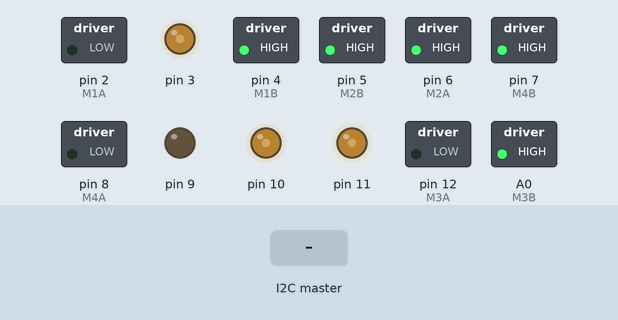
The sketch below on a simulated Arduino Uno, built with avr-gcc and run on an emulated ATmega328P. Parts: switched loads named in the sketch (green lamp = pin HIGH), output pins drawn as LEDs (lit = HIGH). The test bench sets the inputs (shaded band). What the sketch prints to the serial monitor is not drawn.

Above: at 3.2 s.
3.3 s: the I2C master sends the byte 90
At 4.1 s:
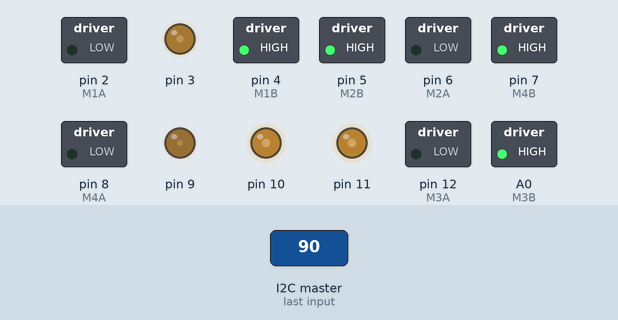
4.8 s: the I2C master sends the byte 200
At 5.2 s:
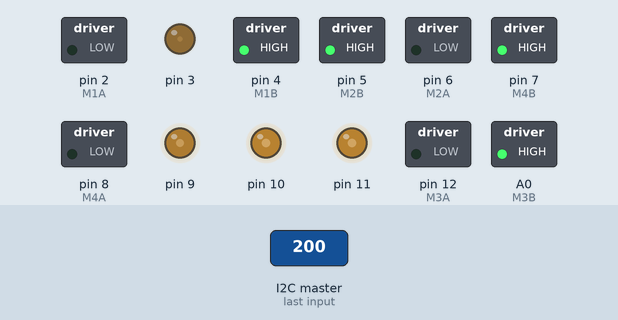
Timing chart, 0 to 7.8 s (numbered marks = the images above; inputs shaded):
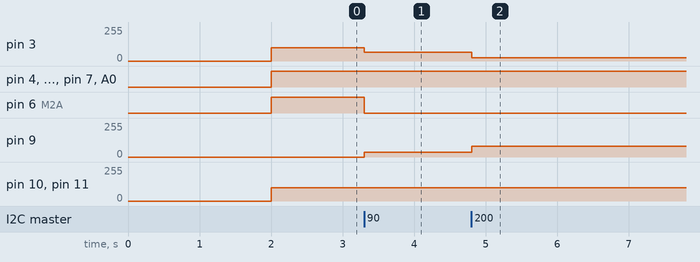

The sketch:

NanoTire.ino
```cpp
#include <Wire.h>
#include"MovingAverage.h"
#include "Omni.h"

const int M1A = 2;
const int M1B = 4;
const int M1PWM = 3;

const int M2A = 6;
const int M2B = 5;
const int M2PWM = 9;

const int M3A = 12;
const int M3B = A0;
const int M3PWM = 11;

const int M4A = 8;
const int M4B = 7;
const int M4PWM = 10;

const int AverageSize = 100;

Omni motorFR(M1A , M1B , M1PWM , PI / 4, false); //1
Omni motorBR(M2A , M2B , M2PWM , PI * 7 / 4, false); //2
Omni motorBL(M3A , M3B , M3PWM , PI * 5 / 4, false); //3
Omni motorFL(M4A , M4B , M4PWM, PI * 3 / 4, false); //4

int leftHatX, leftHatY, rightHatX;

int power1, power2, power3, power4;

MovingAverage average1(AverageSize);
MovingAverage average2(AverageSize);
MovingAverage average4(AverageSize);

void setup() {
  delay(2000);
  Serial.begin(115200);
  Wire.begin(10);
  Wire.onReceive(REvent);
  pinMode(M1A, OUTPUT);
  pinMode(M1B, OUTPUT);
  pinMode(M2A, OUTPUT);
  pinMode(M2B, OUTPUT);
  pinMode(M3A, OUTPUT);
  pinMode(M3B, OUTPUT);
  pinMode(M4A, OUTPUT);
  pinMode(M4B, OUTPUT);

}

void loop() {

  int rightHat_x =  map(rightHatX, 0, 255, -255, 255);
  int leftHat_x =  -map(leftHatX, 0, 255, -255, 255);
  int leftHat_y =  -map(leftHatY, 0, 255, -255, 255);

  power1 = motorFR.drive(leftHat_x, leftHat_y, rightHat_x);
  power2 = motorBR.drive(leftHat_x, leftHat_y, rightHat_x);
  power3 = motorBL.drive(leftHat_x, leftHat_y, rightHat_x);
  power4 = motorFL.drive(leftHat_x, leftHat_y, rightHat_x);

  motorFR.Run(power1);
  motorBR.Run(power2);
  motorBL.Run(power3);
  motorFL.Run(power4);

  /*Serial.print(motorFR.drive(leftHat_x, leftHat_y, rightHat_x));
    Serial.print("\t");
    Serial.print(motorBR.drive(leftHat_x, leftHat_y, rightHat_x));
    Serial.print("\t");
    Serial.print(motorBL.drive(leftHat_x, leftHat_y, rightHat_x));
    Serial.print("\t");
    Serial.print(motorFL.drive(leftHat_x, leftHat_y, rightHat_x));
    Serial.println("\t");
  */

}

void REvent(int Many) {
  while (Wire.available()) {
    leftHatX  = Wire.read();
    leftHatY  = Wire.read();
    rightHatX  = Wire.read();
  }
}
```

MovingAverage.h
```cpp
/**
        @file   MovingAverage.h
        @brief  移動平均クラス
        @auther 谷川　豊章
        @date   2016/9/15
*/


#ifndef DEF_MovingAverage_H
#define DEF_MovingAverage_H

#include <arduino.h>

/**     移動平均クラス
*/
class MovingAverage {

    int* data;      ///< 平均を取るデータ
    int dataSize;   ///< 平均を取るデータのサイズ

    int writeIndex; ///< 次の値のdataへの書き込み場所

    long sum;       ///dataに保存されているデータの合計値

  public:

    /**     コンストラクタ
            @param  dataSize    [in]移動平均するデータの個数
    */
    MovingAverage(int dataSize) : dataSize( max(dataSize, 1) ), writeIndex(0), sum(0)
    {
      data = new int[dataSize];
      for (int i = 0; i < dataSize; i++) {
        data[i] = 0;
      }
    }

    /**     ディストラクタ
    */
    ~MovingAverage() {
      delete[] data;
    }

    /**     値の更新
            @param  value   [in]移動平均するデータ
    */
    void Update(int value) {
      sum -= data[writeIndex];    //取り除くデータの値分だけ合計から取り除く
      data[writeIndex++] = value; //データを更新する
      sum += value;               //合計値に更新した値を追加する

      if (writeIndex >= dataSize)
        writeIndex = 0;
    }

    /**     平均値の取得
            @return     平均値
    */
    double GetValue() {
      return double(sum) / double(dataSize);
    }
};


#endif
```

Omni.h
```cpp
#pragma once

const int MaxPower = 100;


class Omni {
  public:
    Omni(int pin_A, int pin_B, int pin_Pwm, double angle, bool on_off);
    double caluculateAngle(double joystickHat_L_X, double joystickHat_L_Y, double joystickHat_R_X);
    int caluculatePower(double joystickHat_L_X, double joystickHat_L_Y);
    void setUpBorder(int borderValue) {
      border = borderValue;
    }
    int drive(double joystickHat_L_X, double joystickHat_L_Y, double joystickHat_R_X);
    void Run(int motorpower);
  private:
    int pinA;
    int pinB;
    int pinPwm;
    int border = 20;
    int motorPower;
    double joystickAngle;
    double motorAngle;
    double rotationCorrection;
    bool on_off;                 // 回転補正するやつのonOff決めるやつ
};

Omni::Omni(int pin_A, int pin_B, int pin_Pwm, double angle, bool on_or_off) {
  pinA   = pin_A;
  pinB   = pin_B;
  pinPwm = pin_Pwm;
  motorAngle = angle;
  on_off = on_or_off;
}

int Omni::caluculatePower(double joystickHat_L_X, double joystickHat_L_Y) {
  //motorPower = constrain(joystickHat_L_Y, joystickHat_L_X, 255+border);
  motorPower = sqrt( square(joystickHat_L_X) + square(joystickHat_L_Y) );
  motorPower = map(motorPower, 0, 357, 0, MaxPower);

  return motorPower;
}

double Omni::caluculateAngle(double joystickHat_L_X, double joystickHat_L_Y, double joystickHat_R_X) {

  const double rotationParameter = 0.01;
  static double rotationSum = 0;
  static bool judgement_now = false;
  static bool judgement_old = false;

  joystickAngle = atan2(joystickHat_L_Y, joystickHat_L_X);
  if (joystickAngle < 0)
    joystickAngle += 2 * PI;

  if (on_off == true) {
    if (border < abs(joystickHat_R_X)) {
      joystickAngle -= joystickHat_R_X * rotationParameter;
      rotationSum += joystickHat_R_X * rotationParameter;
      judgement_now = true;
    }
    else {
      judgement_now = false;
    }

    if (judgement_now == false && judgement_old == true) {
      joystickAngle += rotationSum;
      rotationSum = 0;
    }
    judgement_old = judgement_now;
  }

  return joystickAngle;
}


int Omni::drive(double joystickHat_L_X, double joystickHat_L_Y, double joystickHat_R_X) {

  caluculatePower(joystickHat_L_X, joystickHat_L_Y);
  caluculateAngle(joystickHat_L_X, joystickHat_L_Y, joystickHat_R_X);

  joystickHat_R_X = map(joystickHat_R_X, -127, 127, -MaxPower, MaxPower);
  if (motorPower < border)
    motorPower = 0;
  else if (motorPower >= border)
    motorPower = motorPower * sin(joystickAngle - motorAngle);

  if (abs(joystickHat_R_X ) > border)
    motorPower = motorPower + joystickHat_R_X / 2;

  motorPower = min(motorPower, MaxPower);
  motorPower = max(motorPower, -MaxPower);


  return motorPower;
}

void Omni::Run(int motorpower) {
  if (abs(motorpower) < border) {
    digitalWrite(pinA, HIGH);
    digitalWrite(pinB, HIGH);
    analogWrite(pinPwm, 0);
    Serial.println(0);
  } else if (motorpower > border) {
    digitalWrite(pinA, HIGH);
    digitalWrite(pinB, LOW);
    analogWrite(pinPwm, motorpower);
    Serial.println(motorpower);
  } else if (motorpower < -border) {
    digitalWrite(pinA, LOW);
    digitalWrite(pinB, HIGH);
    analogWrite(pinPwm, abs(motorpower));
    Serial.println(-motorPower);
  }
}
```

Measured:
- after the input at 3.3 s, pin 3: 100/255 → 66/255 at once; pin 6 (M2A): HIGH → LOW at once; pin 9: 0/255 → 37/255 at once
- after the input at 4.8 s, pin 3: 66/255 → 23/255 at once; pin 9: 37/255 → 79/255 at once
